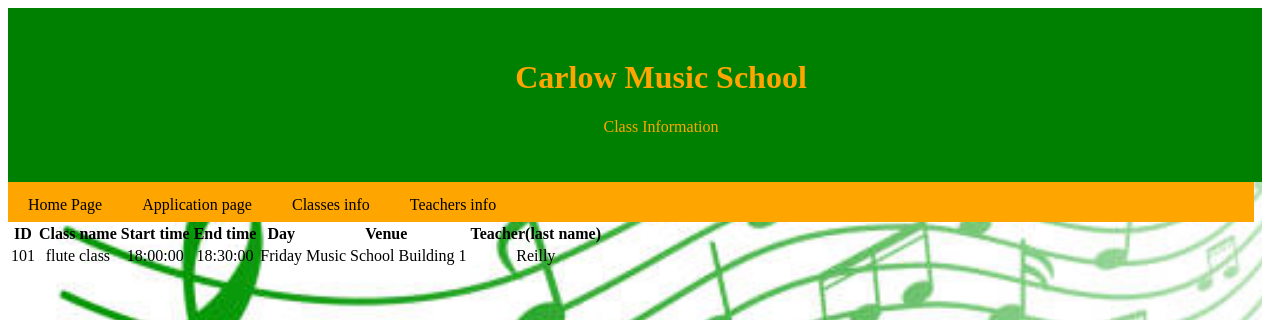
The app's page /classInfo.php?class_id=101 with its own data.
### tables this page shows
CREATE TABLE `class_info` (
  `class_id` int(11) NOT NULL,
  `class_name` varchar(30) NOT NULL,
  `start_time` time NOT NULL,
  `end_time` time NOT NULL,
  `day` varchar(10) NOT NULL,
  `venue_name` varchar(255) NOT NULL,
  `teacher_lastname` varchar(255) NOT NULL
);

### classInfo.php (the view, shortened to what this page needs)
<!doctype html>
<html lang="en-ie">
<head>
	 <link rel="stylesheet" href="stylepage.css">
</head>
<body>
		<?php
			$host = "localhost";
			$user = "root";
			$pass = "";
			$dbName = "db_musicSchool";
			$conn = new mysqli( $host, $user, $pass, $dbName );
		?>
		<div class="header">
				<h1>Carlow Music School</h1>
				<p>Class Information</p>
			</div>
			<div class="navbar">
				<a href="index.php">Home Page</a>
				<a href="applicationPage.html">Application page</a>
				<a href="classInfo.php">Classes info</a>
				<a href="teacherInfo.php">Teachers info</a>
			</div>
<?php
	  if( isset( $_GET["class_id"] ) ) {
        $id = $_GET["class_id"];
        $sql = "SELECT * FROM class_info WHERE class_id = '$id';";
        if( !$result = $conn->query($sql) ) {
            die( "Unable to process your SQL command.<br />" );
        }
        echo "<table><tr><th>ID</th><th>Class name</th><th>Start time</th><th>End time</th><th>Day</th><th>Venue</th><th>Teacher(last name)</th></tr>";
        while($row = $result->fetch_assoc()) {
            $id = $row["class_id"];
            $name = $row["class_name"];
            $start = $row["start_time"];
            $end = $row["end_time"];
			$day = $row["day"];
			$venue = $row["venue_name"];
			$teacherName = $row["teacher_lastname"];
            echo "<tr><td>$id</td><td>$name</td><td>$start</td><td>$end</td><td>$day</td><td>$venue</td><td>$teacherName</td></tr>";
        }
        echo "</table>";
	}
?>
</body>
</html>

### stylepage.css (style rules this page uses)
.header { padding: 30px; text-align: center; background-color: green; color: orange; width: 100%; }
.navbar { overflow: hidden; background-color: orange; height: 40px; }
.navbar a:link { font: arial; float: left; display: block; text-align: center; text-decoration: none; color: black; height: 40px; padding: 14px 20px; }
p { border: 2px solid-black; }
body { text-align: center; background-image: url('musicBackground.jpg'); background-repeat: no-repeat; background-attachment: fixed; background-size: cover; }

### records on screen
class_info: class_id "101", class_name "flute class", start_time "18:00:00", end_time "18:30:00", day "Friday", venue_name "Music School Building 1", teacher_lastname "Reilly"
